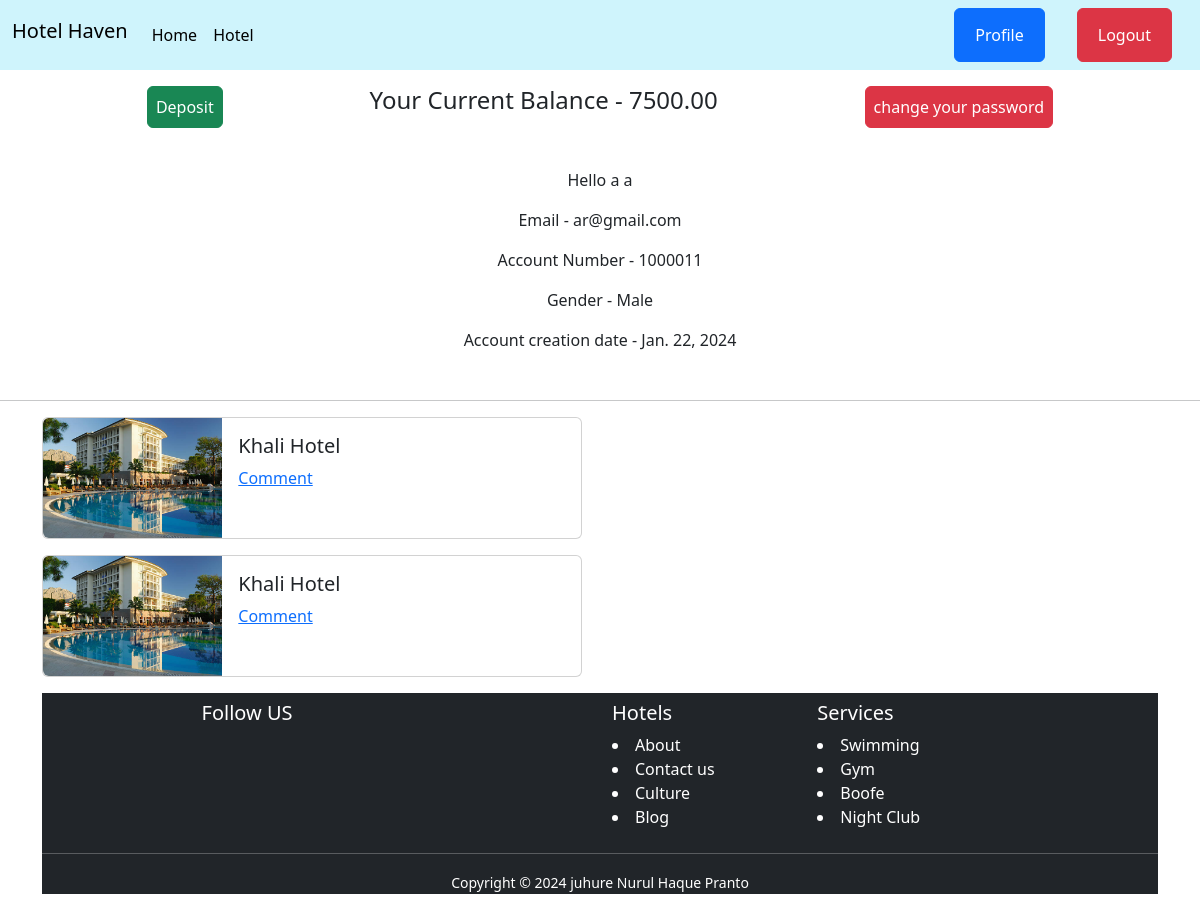
/user/profile/a/ (signed in), run on an earlier commit of the app's database.
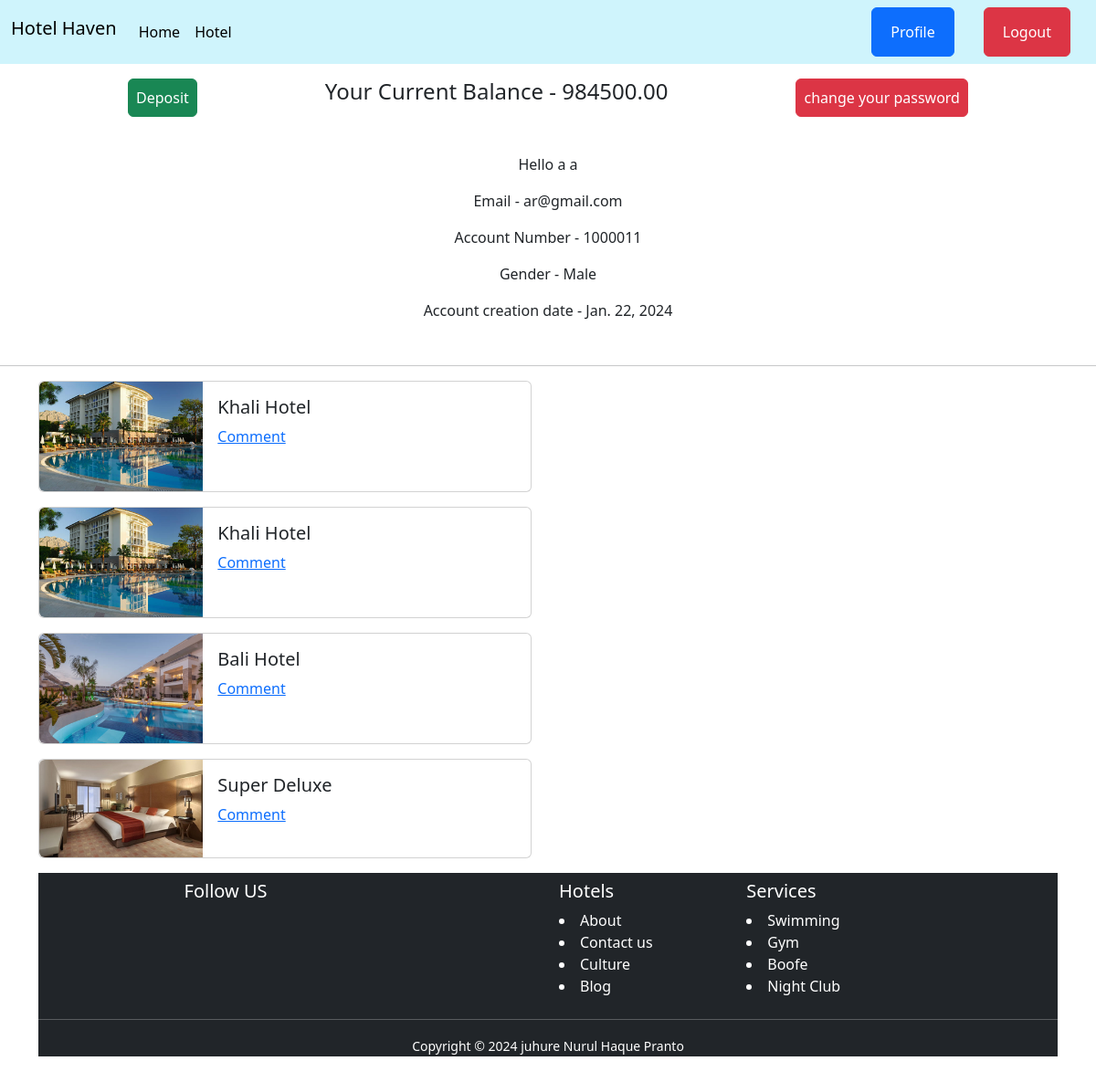
And on a later commit of the database.
### users/models.py (models this page shows, shortened)
class UserAccountModel(models.Model):
    user = models.OneToOneField(User, related_name='account', on_delete=models.CASCADE)
    account_no = models.IntegerField(unique=True)
    gender = models.CharField(max_length=10, choices=GENDER_TYPE)
    initial_deposite_date = models.DateField(auto_now_add=True)
    balance = models.DecimalField(default=0, max_length=12, max_digits=1000000000000, decimal_places=2)

### hotel/models.py (models this page shows)
class BookingModel(models.Model):
    booking_man = models.ForeignKey(UserAccountModel, on_delete=models.CASCADE)
    hotel = models.ForeignKey(HotelModel, on_delete=models.CASCADE)
    created_time = models.DateTimeField(auto_now_add=True)

class HotelModel(models.Model):
    hotel_name = models.CharField(max_length=100)
    location = models.CharField(max_length=200)
    fee = models.IntegerField()
    description = models.TextField()
    image = models.ImageField(upload_to='hotel/images/')
    category = models.ForeignKey(CategoryModel, on_delete=models.CASCADE,null=True, blank=True)

### users/views.py (the view)
# urls.py: path('profile/<str:username>/',  views.profileview, name='profile'),
@login_required
def profileview(request, username):
    visitor = get_object_or_404(UserAccountModel, user=request.user)
    selected_visitor = BookingModel.objects.filter(booking_man=visitor)
    user = get_object_or_404(User, username=username)
    data = get_object_or_404(UserAccountModel, user=user)
    return render(request, 'profile.html', {'data': data , 'visitor': selected_visitor})

### users/templates/profile.html
{% extends "base.html" %} {% block title %}Profile{% endblock title %}
{% block content %}
<div class="d-flex justify-content-evenly mt-3">
  <a class="btn btn-success p-2 mb-3" href="{% url 'deposit' %}">Deposit</a>
  <h4 style="text-align: center">Your Current Balance - {{data.balance}}</h4>
  <a href="{% url 'passchange'%}" class="btn btn-danger p-2 mb-3"
    >change your password</a
  >
</div>
<div class="container mt-4">
  <div class="">
    <p style="text-align: center">
      Hello {{data.user.first_name}} {{data.user.last_name}}
    </p>
    <p style="text-align: center">Email - {{data.user.email}}</p>
    <p style="text-align: center">Account Number - {{data.account_no}}</p>
    <p style="text-align: center">Gender - {{data.gender}}</p>
    <p style="text-align: center">
      Account creation date - {{data.initial_deposite_date}}
    </p>
  </div>
</div>
<div class="mt-5">
  <hr />
</div>
<div class="container">
  {% for i in visitor %}
  <div class="card mb-3" style="max-width: 540px">
    <div class="row g-0">
      <div class="col-md-4">
        <img
          src="{{i.hotel.image.url}}"
          class="img-fluid rounded-start"
          alt="..."
        />
      </div>
      <div class="col-md-8">
        <div class="card-body">
          <h5 class="card-title">{{i.hotel.hotel_name}}</h5>
          <a href="{% url 'review' i.hotel.id %}">Comment</a>
        </div>
      </div>
    </div>
  </div>
  {% endfor %}
</div>
{% endblock content %}

What changed in the data, as far as the page shows it:
changed UserAccountModel "Male": balance "7500.00" → "984500.00"
added BookingModel: hotel.image (picture), hotel.hotel_name "Bali Hotel"
added BookingModel: hotel.image (picture), hotel.hotel_name "Super Deluxe"
